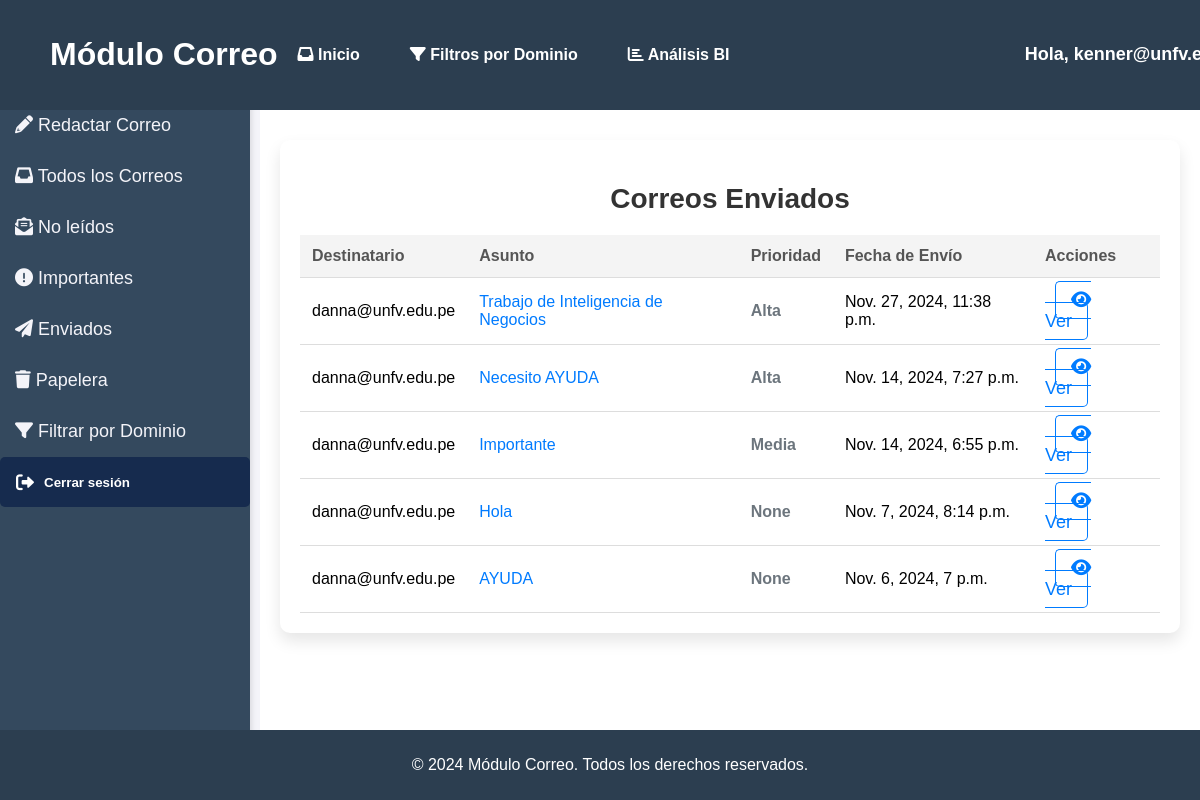
Before: /home/correos-enviados/ (signed in) with the older database file.
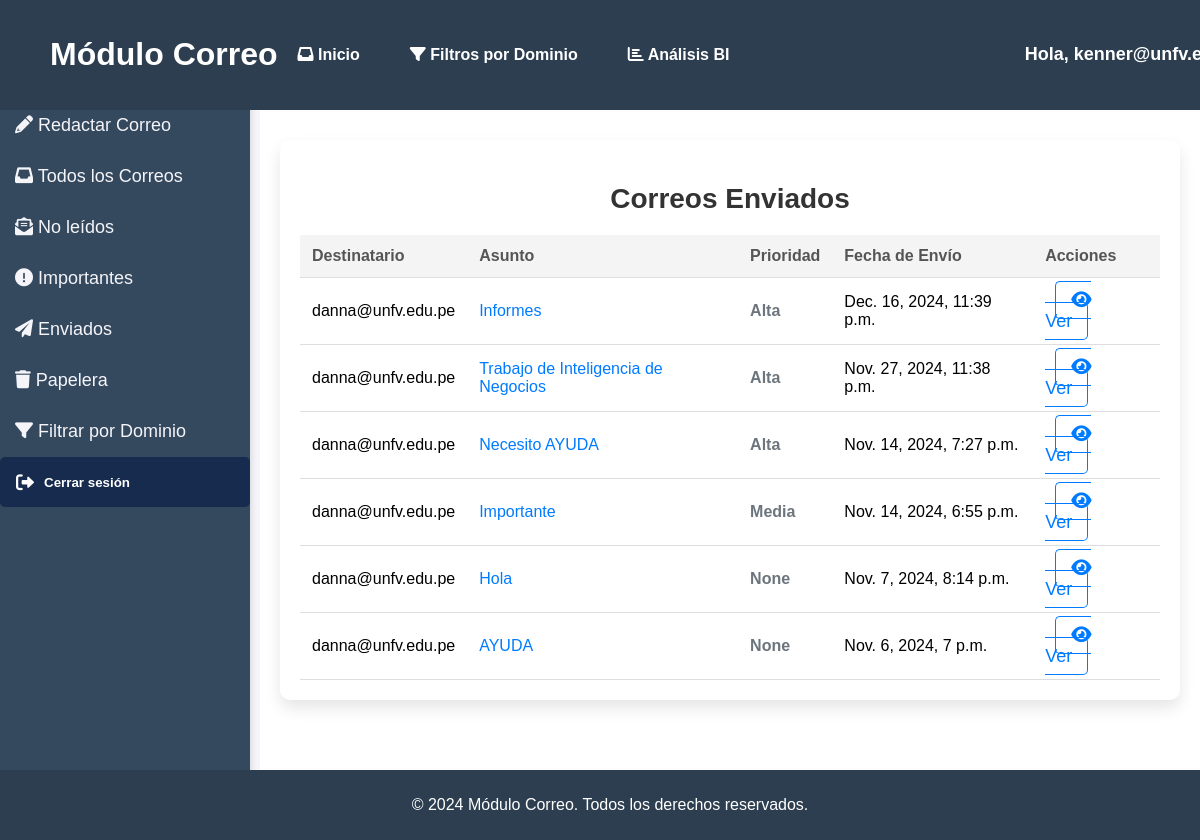
After: the same page with the newer database file.
### emails/models.py (models this page shows, shortened)
class Correo(models.Model):
    remitente = models.ForeignKey(User, on_delete=models.CASCADE, related_name="enviados")
    destinatario = models.ForeignKey(User, on_delete=models.CASCADE, related_name="correos_recibidos")
    asunto = models.CharField(max_length=200)
    contenido = models.TextField()
    fecha_envio = models.DateTimeField(auto_now_add=True)
    eliminado_por_remitente = models.BooleanField(default=False)
    eliminado_por_destinatario = models.BooleanField(default=False)
    prioridad = models.ForeignKey(Prioridad, on_delete=models.SET_NULL, null=True, blank=True)  # Clave foránea
    leido = models.BooleanField(default=False)

class Prioridad(models.Model):
    nivel = models.CharField(max_length=50)  # Ej: "Alta", "Media", "Baja"
    descripcion = models.TextField(blank=True, null=True)  # Descripción opcional
    def __str__(self):
        return self.nivel

### emails/views.py (the view)
# urls.py: path('correos-enviados/', views.correos_enviados_view, name='correos_enviados'),
@login_required
def correos_enviados_view(request):
    correos_enviados = Correo.objects.filter(remitente=request.user).order_by('-fecha_envio')
    return render(request, 'emails/correos_enviados.html', {'correos_enviados': correos_enviados})

### Templates/emails/correos_enviados.html (shortened to what this page needs)
{% extends 'emails/base.html' %}
{% block content %}
<div class="correos-enviados-container">
  <h2>Correos Enviados</h2>
  {% if correos_enviados %}
    <table>
      <thead>
        <tr>
          <th>Destinatario</th>
          <th>Asunto</th>
          <th>Prioridad</th>
          <th>Fecha de Envío</th>
          <th>Acciones</th>
        </tr>
      </thead>
      <tbody>
        {% for correo in correos_enviados %}
          <tr>
            <td>{{ correo.destinatario }}</td>
            <td>
              <a href="{% url 'ver_correo' correo.id %}">{{ correo.asunto }}</a>
            </td>
            <td class="prioridad {% if correo.prioridad == 'Alta' %}prioridad-alta{% elif correo.prioridad == 'Media' %}prioridad-media{% elif correo.prioridad == 'Baja' %}prioridad-baja{% else %}prioridad-sin{% endif %}">
              {{ correo.prioridad }}
            </td>
            <td>{{ correo.fecha_envio }}</td>
            <td class="acciones">
              <a href="{% url 'ver_correo' correo.id %}" title="Ver Correo"><i class="fas fa-eye"></i> Ver</a>
            </td>
          </tr>
        {% endfor %}
      </tbody>
    </table>
  {% else %}
    <p>No has enviado ningún correo.</p>
  {% endif %}
</div>
{% endblock %}

Changed rows visible on the page:
added Correo: destinatario "danna@unfv.edu.pe", asunto "Informes", prioridad "Alta", fecha_envio "Dec. 16, 2024, 11:39 p.m."
